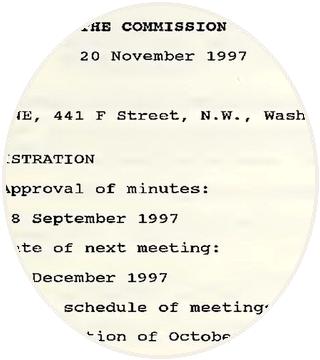
#> input picture projects/postage-fraud-2026/plates/faheem_head.png, 320 x 360 px
$ python crop_puppet_head.py -i ../projects/postage-fraud-2026/plates/faheem_head.png -o out.png
#> lines starting #> are read from the running program, lines starting #| are printed output that depends on the picture
#!/usr/bin/env python3
"""
Automated Puppet Head Crop & Die-Cut Preparation Tool (scripts/crop_puppet_head.py)
Extracts a portrait head from an authentic archival reference plate, applies a tactile
die-cut paper border (#F4EFE6), and exports a transparent PNG ready for <CutoutPuppet headSrc="..." />.

Usage:
  python scripts/crop_puppet_head.py --input projects/<slug>/plates/plate_03.jpg --output projects/<slug>/plates/faheem_head.png --pct-box 30,10,40,40 --shape oval
  python scripts/crop_puppet_head.py --input photo.jpg --output head.png --box 100,50,350,380 --border-width 4
"""

import argparse
import sys
import os

if sys.platform == 'win32':
    try:
        sys.stdout.reconfigure(encoding='utf-8')
        sys.stderr.reconfigure(encoding='utf-8')
    except Exception:
        pass

from PIL import Image, ImageDraw, ImageEnhance, ImageOps

def parse_box(box_str, img_width, img_height, is_pct=False):
    parts = [float(p.strip()) for p in box_str.split(',')]
    if len(parts) != 4:
        raise ValueError("Box must contain 4 values: left,top,width,height or left,top,right,bottom")

    if is_pct:
        # Expected: left_pct, top_pct, width_pct, height_pct (0-100)
        l = (parts[0] / 100.0) * img_width
        t = (parts[1] / 100.0) * img_height
        w = (parts[2] / 100.0) * img_width
        h = (parts[3] / 100.0) * img_height
        return int(l), int(t), int(l + w), int(t + h)
    else:
        # If 4th value < 2nd value, assume it's width/height; otherwise right/bottom
        l, t, r, b = parts
        if r < l:
            r = l + r
        if b < t:
            b = t + b
        return int(l), int(t), int(r), int(b)

def hex_to_rgba(hex_str, alpha=255):
    hex_str = hex_str.lstrip('#')
    if len(hex_str) == 6:
        r, g, b = tuple(int(hex_str[i:i+2], 16) for i in (0, 2, 4))
        return (r, g, b, alpha)
    elif len(hex_str) == 8:
        return tuple(int(hex_str[i:i+2], 16) for i in (0, 2, 4, 6))
    return (244, 239, 230, alpha)

def create_die_cut_head(
    input_path,
    output_path,
    crop_box=None,
    pct_box=None,
    shape='oval',
    border_color='#F4EFE6',
    border_width=4,
    contrast=1.05,
    brightness=1.02,
    target_size=(320, 360)
):
#> called with output_path = 'out.png', shape = 'oval', border_color = '#F4EFE6', border_width = 4, contrast = 1.05, brightness = 1.02, target_size = (320, 360)
    if not os.path.exists(input_path):
        print(f"Error: Input image not found: {input_path}", file=sys.stderr)
        sys.exit(1)

    img = Image.open(input_path).convert('RGBA')
#> img is the input picture: PIL image 320x360 RGBA; mean R, G, B, A 181.3, 179.6, 169.2, 196
    w, h = img.size
#> w = 320; h = 360

    # 1. Resolve crop coordinates
    if pct_box:
        l, t, r, b = parse_box(pct_box, w, h, is_pct=True)
    elif crop_box:
        l, t, r, b = parse_box(crop_box, w, h, is_pct=False)
    else:
        # Default center-upper crop for portrait plate
        l = int(w * 0.25)
#> l = 80
        t = int(h * 0.08)
#> t = 28
        r = int(w * 0.75)
#> r = 240
        b = int(h * 0.65)
#> b = 234

    # Clamp coordinates
    l = max(0, min(w - 1, l))
    t = max(0, min(h - 1, t))
    r = max(l + 10, min(w, r))
    b = max(t + 10, min(h, b))

    cropped = img.crop((l, t, r, b))
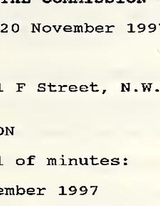
#> cropped: PIL image 160x206 RGBA; mean R, G, B, A 236.4, 234.4, 221.2, 255
    cw, ch = cropped.size
#> cw = 160; ch = 206

    # 2. Resize to target size for Remotion canvas consistency
    cropped = cropped.resize(target_size, Image.Resampling.LANCZOS)
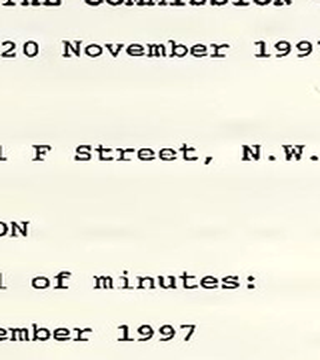
#> cropped: PIL image 320x360 RGBA; mean R, G, B, A 236.2, 234.3, 221.2, 255
    tw, th = target_size

    # 3. Tone and contrast enhancement for tactile documentary look
    if contrast != 1.0:
        enhancer = ImageEnhance.Contrast(cropped)
        cropped = enhancer.enhance(contrast)
    if brightness != 1.0:
        enhancer = ImageEnhance.Brightness(cropped)
        cropped = enhancer.enhance(brightness)

    # 4. Generate shape mask
    mask = Image.new('L', (tw, th), 0)
#> mask: PIL image 320x360 L; every value is 0
    draw_mask = ImageDraw.Draw(mask)

    pad = border_width + 1
    shape_box = (pad, pad, tw - pad, th - pad)

    if shape == 'circle':
        side = min(tw, th) - pad * 2
        cx, cy = tw // 2, th // 2
        circle_box = (cx - side // 2, cy - side // 2, cx + side // 2, cy + side // 2)
        draw_mask.ellipse(circle_box, fill=255)
    elif shape == 'oval':
        # Slightly egg-shaped / oval portrait head
        draw_mask.ellipse(shape_box, fill=255)
    elif shape == 'rounded':
        radius = int(min(tw, th) * 0.25)
        draw_mask.rounded_rectangle(shape_box, radius=radius, fill=255)
    else:
        draw_mask.rectangle(shape_box, fill=255)

    # 5. Apply die-cut tactile border (#F4EFE6)
    result = Image.new('RGBA', (tw, th), (0, 0, 0, 0))
#> result: PIL image 320x360 RGBA; every value is 0
    # Paste masked crop
    result.paste(cropped, (0, 0), mask=mask)
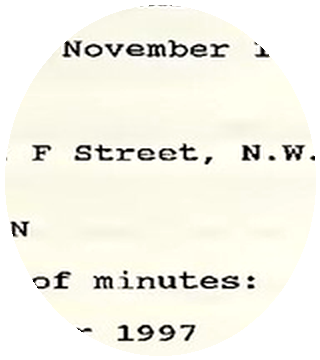
#> result: PIL image 320x360 RGBA; mean R, G, B, A 179.1, 177.8, 167.5, 189.7; transparent parts drawn white

    if border_width > 0:
        border_rgba = hex_to_rgba(border_color, 255)
        draw_res = ImageDraw.Draw(result)
        for i in range(border_width):
            b_box = (pad - i, pad - i, tw - pad + i, th - pad + i)
            if shape in ('circle', 'oval'):
                draw_res.ellipse(b_box, outline=border_rgba)
            elif shape == 'rounded':
                radius = int(min(tw, th) * 0.25)
                draw_res.rounded_rectangle(b_box, radius=radius, outline=border_rgba)
            else:
                draw_res.rectangle(b_box, outline=border_rgba)

    # Ensure output dir exists
    out_dir = os.path.dirname(output_path)
    if out_dir and not os.path.exists(out_dir):
        os.makedirs(out_dir, exist_ok=True)

    result.save(output_path, 'PNG')
    print(f"[SUCCESS] Cutout head exported to: {output_path} ({tw}x{th}, shape={shape}, border={border_color})")

def main():
    parser = argparse.ArgumentParser(description="Crop and prepare a die-cut puppet head for Remotion CutoutPuppet.")
    parser.add_argument("--input", "-i", required=True, help="Input archival reference plate path")
    parser.add_argument("--output", "-o", required=True, help="Output PNG path")
    parser.add_argument("--box", "-b", help="Bounding box in pixels: left,top,right,bottom")
    parser.add_argument("--pct-box", "-p", help="Bounding box in percentages: left_pct,top_pct,width_pct,height_pct")
    parser.add_argument("--shape", choices=['oval', 'circle', 'rounded', 'rect'], default='oval', help="Cutout shape (default: oval)")
    parser.add_argument("--border-color", default='#F4EFE6', help="Die-cut paper border hex color (default: #F4EFE6)")
    parser.add_argument("--border-width", type=int, default=4, help="Die-cut border width in pixels (default: 4)")
    parser.add_argument("--contrast", type=float, default=1.05, help="Contrast multiplier (default: 1.05)")

    args = parser.parse_args()

    create_die_cut_head(
        input_path=args.input,
        output_path=args.output,
        crop_box=args.box,
        pct_box=args.pct_box,
        shape=args.shape,
        border_color=args.border_color,
        border_width=args.border_width,
        contrast=args.contrast
    )

if __name__ == '__main__':
    main()

$ run again, with projects/postage-fraud-2026/plates/plate_02.jpg saved as projects/postage-fraud-2026/plates/faheem_head.png
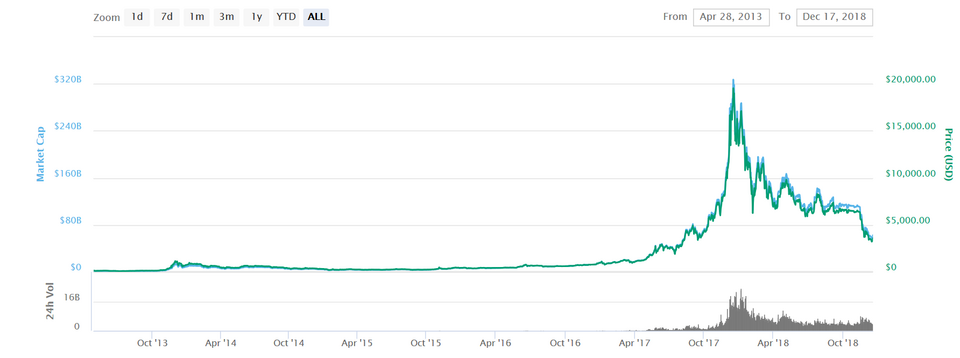
#> input picture projects/postage-fraud-2026/plates/plate_02.jpg, 960 x 358 px
#> in create_die_cut_head, `cropped = img.crop((l, t, r, b))`:
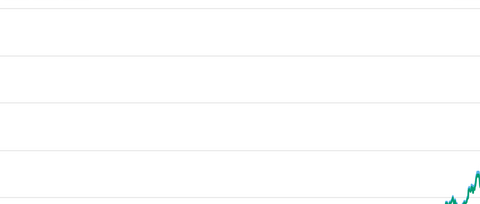
#> cropped: PIL image 480x204 RGBA; mean R, G, B, A 253.8, 254.1, 254.1, 255
#> mask: PIL image 320x360 L; every value is 0
#> in create_die_cut_head, `result.save(output_path, 'PNG')`:
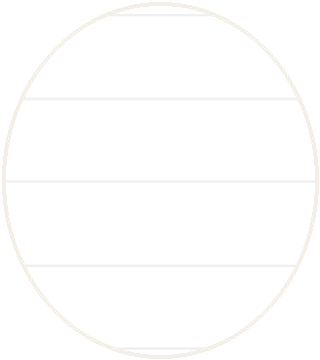
#> saved as out.png: PIL image 320x360 RGBA; mean R, G, B, A 195.3, 195.1, 194.8, 196; transparent parts drawn white
